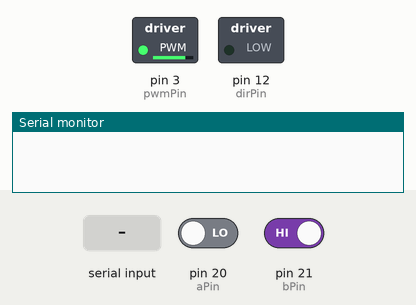
The sketch below on a simulated Arduino Mega 2560, built with avr-gcc and run on an emulated ATmega2560. Parts: switched loads named in the sketch (green lamp = pin HIGH), the last lines printed to the serial monitor. Inputs (shaded band) come from the test bench; at power-on: pin 20 (aPin) LOW, pin 21 (bPin) HIGH.

Above: at 1.2 s.
1.3 s: "2\n" received over Serial
At 4.0 s:
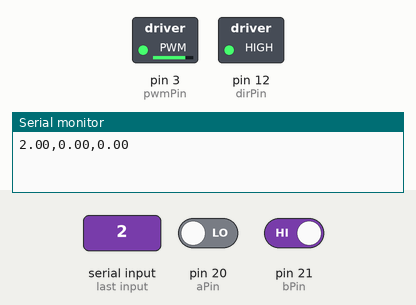
4.3 s: pin 20 (aPin) driven HIGH
7.3 s: pin 21 (bPin) driven LOW
10.3 s: "0\n" received over Serial
At 11.5 s:
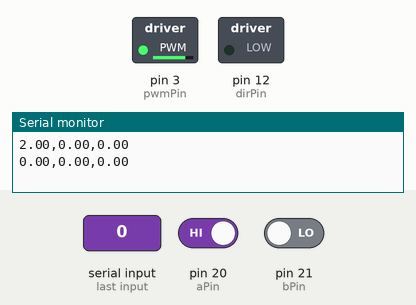
Timing chart, 0 to 12.8 s (numbered marks = the images above; inputs shaded):
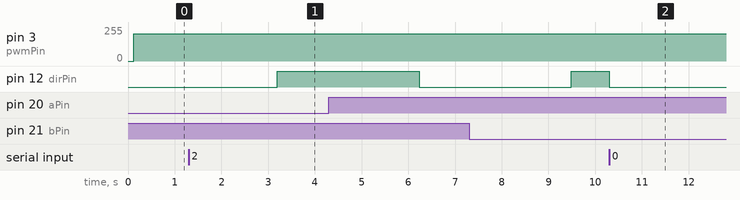

Measured:
- after the input at 10.3 s, pin 12 (dirPin): HIGH → LOW after 0.01 s instead of 2.2 s

The sketch:

DCServoSebs1.ino
```cpp
#include <PID_v1.h>
#include<stdlib.h>

// Arduino Motor Shield control pins for motor A
const int dirPin = 12;
const int pwmPin = 3;

// encoder pins
const int aPin = 20; // interrupt 3
const int bPin = 21; // interrupt 2

volatile boolean aState, bState;

double position, targetPosition, motorPower;

long counter = 0;

String command = "";
boolean commandComplete = false;

double Kp=0.88, Ki=0.16, Kd=0.009;

//PID myPID(&position, &motorPower, &targetPosition,0.02,0.4,0.02,DIRECT);
PID myPID(&position, &motorPower, &targetPosition,5,10,0.1,DIRECT);


void setup() {
  targetPosition = 10000;
  command.reserve(256);
  Serial.begin(9600);


  TCCR3B &= (0xff & 0x1); // change pwm frequency to 40k or something

  position = targetPosition = motorPower = 0;

  attachInterrupt(3, aChange, CHANGE);
  attachInterrupt(2, bChange, CHANGE);
  //PCattachInterrupt(aPin, aChange, CHANGE);
  //PCattachInterrupt(bPin, bChange, CHANGE);


  pinMode(aPin, INPUT);
  pinMode(bPin, INPUT);

  aState = digitalRead(aPin);
  bState = digitalRead(bPin);


  pinMode(dirPin, OUTPUT);
  pinMode(pwmPin, OUTPUT);
  digitalWrite(pwmPin, 0);
  digitalWrite(dirPin, 0);

 myPID.SetOutputLimits(-205,205);
 myPID.SetMode(AUTOMATIC);
 myPID.SetSampleTime(5);
 myPID.SetTunings(Kp,Ki,Kd);


}


void loop() {

  myPID.Compute();

  // motorPower automatically updated by the PID algo
  analogWrite(pwmPin, abs(round(motorPower)));
  digitalWrite(dirPin, motorPower<0 ? HIGH : LOW);

  targetPosition = round(sin(millis()*0.001f) * 2000.0f);

  if( commandComplete ){
    char commandStr[command.length()+1];
    char *ptr;

    command.toCharArray( commandStr, command.length()+1 );

    Kp=strtod(commandStr, &ptr);
    ptr++;
    Ki=strtod(ptr, &ptr);
    ptr++;
    Kd=strtod(ptr, &ptr);

    myPID.SetTunings(Kp,Ki,Kd);


    Serial.print( Kp );
    Serial.print( "," );
    Serial.print( Ki );
    Serial.print( "," );
    Serial.println( Kd );

    //targetPosition = random(0,8000);

    commandComplete = false;
    command = "";


  }

}


void aChange() {

  //aState = PINC & (0b100) ;//(PINC & B100 > 0);//
  aState = digitalRead(aPin);
  if(aState == HIGH) {
    // rising
    if(bState == LOW)
      position++;
    else
      position--;
  }
  else {
    // falling
    if(bState == HIGH)
      position++;
    else
      position --;

  }

}

void bChange() {


  bState = digitalRead(bPin);


  if(bState == HIGH) {
    // rising
    if(aState == HIGH)
      position++;
    else
      position--;
  }
  else {
    // falling
    if(aState == LOW)
      position++;
    else
      position --;

  }

}

void serialEvent() {
  if (Serial.available()) {
    // get the new byte:
    char inChar = (char)Serial.read();
    // add it to the inputString:
    // if the incoming character is a newline, set a flag
    // so the main loop can do something about it:
    if (inChar == '\n') {
      commandComplete = true;
    } else {
      command += inChar;
    }
  }
}
```
